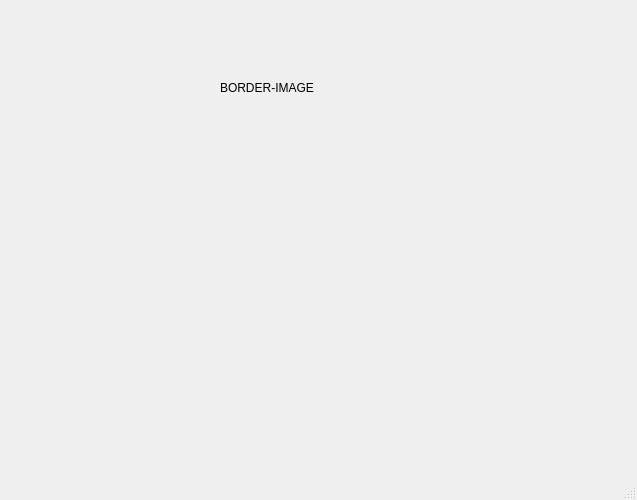
<?xml version="1.0" encoding="UTF-8"?>
<ui version="4.0">
 <class>MainWindow</class>
 <widget class="QMainWindow" name="MainWindow">
  <property name="geometry">
   <rect>
    <x>0</x>
    <y>0</y>
    <width>637</width>
    <height>500</height>
   </rect>
  </property>
  <property name="windowTitle">
   <string>MainWindow</string>
  </property>
  <widget class="QWidget" name="centralwidget">
   <widget class="QLabel" name="label">
    <property name="geometry">
     <rect>
      <x>130</x>
      <y>130</y>
      <width>341</width>
      <height>251</height>
     </rect>
    </property>
    <property name="styleSheet">
     <string notr="true">border-image: url(:/Ejercicios/8s85l9yb14k81.png);</string>
    </property>
    <property name="text">
     <string/>
    </property>
   </widget>
   <widget class="QLabel" name="label_2">
    <property name="geometry">
     <rect>
      <x>220</x>
      <y>80</y>
      <width>131</width>
      <height>16</height>
     </rect>
    </property>
    <property name="text">
     <string>BORDER-IMAGE</string>
    </property>
   </widget>
  </widget>
  <widget class="QMenuBar" name="menubar">
   <property name="geometry">
    <rect>
     <x>0</x>
     <y>0</y>
     <width>637</width>
     <height>21</height>
    </rect>
   </property>
  </widget>
  <widget class="QStatusBar" name="statusbar"/>
 </widget>
 <resources>
  <include location="../Archivos/Recursos.qrc"/>
 </resources>
 <connections/>
</ui>
